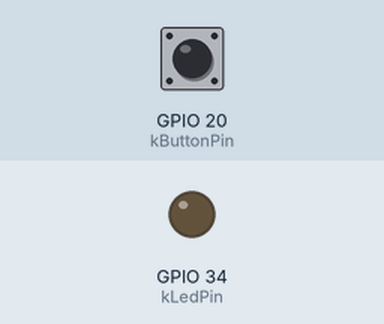
Simulated run of this sketch. Board: ESP32. Parts: output pins drawn as LEDs (lit = HIGH). The test bench sets the inputs (shaded band); at power-on: GPIO 20 (kButtonPin) LOW.

Above: at 1.2 s.
1.3 s: GPIO 20 (kButtonPin) pulled HIGH for 0.15 s
At 1.37 s:
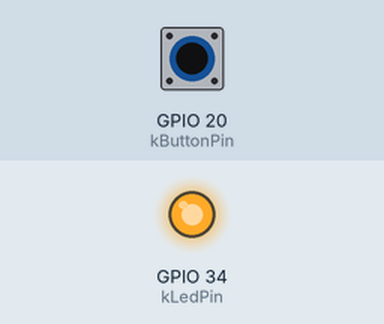
2.9 s: GPIO 20 (kButtonPin) pulled HIGH for 3.2 s
At 6.4 s:
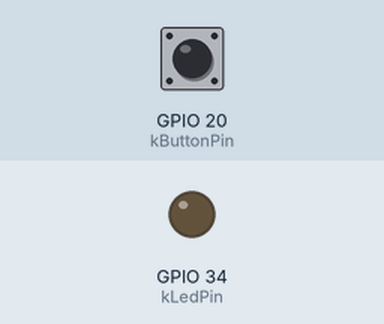
Timing chart, 0 to 7.9 s (numbered marks = the images above; inputs shaded):
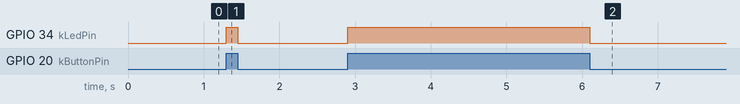

Measured:
- after the input at 1.3 s, GPIO 34 (kLedPin): LOW → HIGH at once, → LOW 0.15 s later
- after the input at 2.9 s, GPIO 34 (kLedPin): LOW → HIGH at once, → LOW 3.2 s later

The sketch:

button_test.ino
```cpp
const int kButtonPin = 20;
const int kLedPin = 34;

void setup() {
  pinMode(kButtonPin, INPUT);
  pinMode(kLedPin, OUTPUT);
}

void loop() {
  digitalWrite(kLedPin, digitalRead(kButtonPin));
}
```
